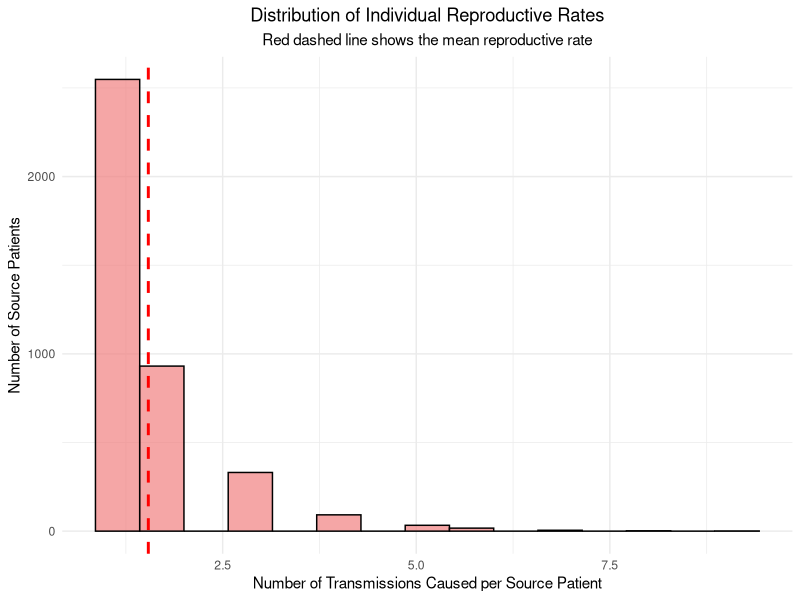
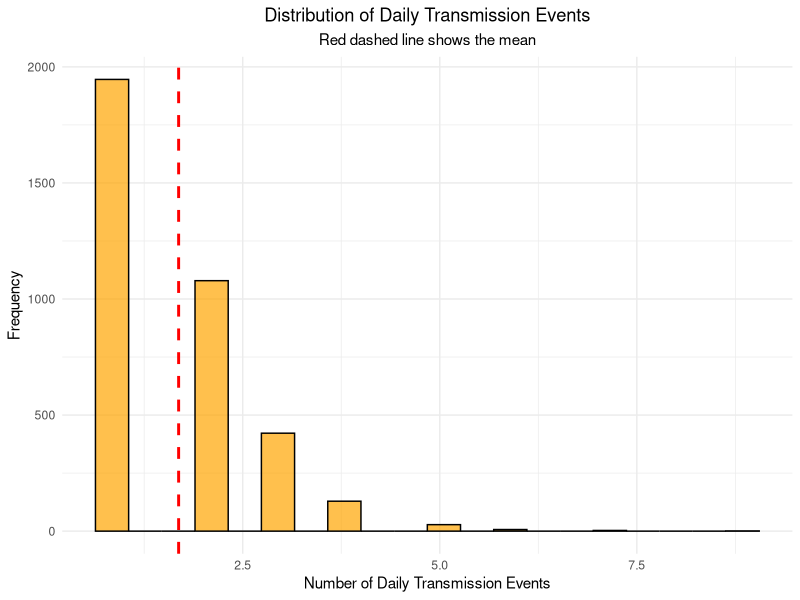
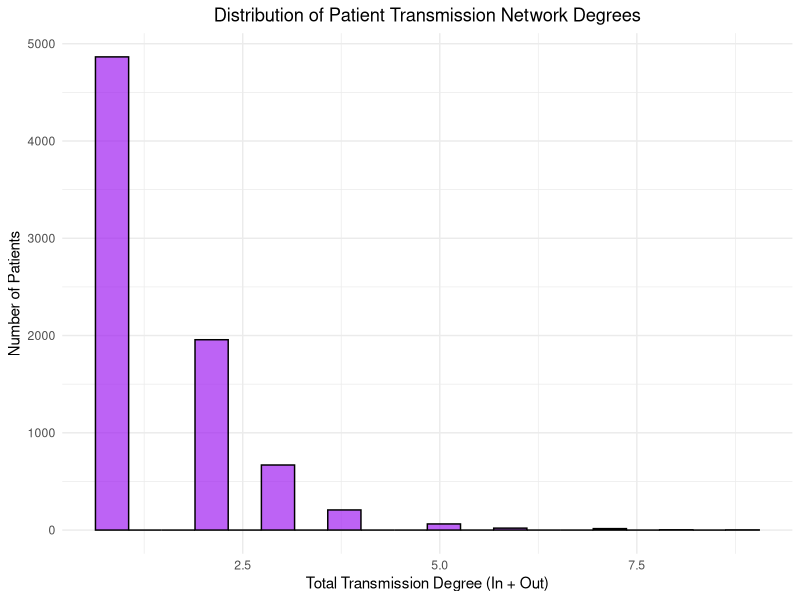

The R source for these figures, in order:
## ---- chunk 1
library(ggplot2)
library(dplyr)
library(knitr)
library(readr)
## ---- chunk 2
# Read the transmission data
transmissions_raw <- readLines("transmissions.txt")

# Parse the data
parse_transmission <- function(line) {
  time_match <- regexpr("Time: ([0-9.-]+)", line)
  if (time_match == -1) return(NULL)
  time_str <- regmatches(line, time_match)
  time <- as.numeric(sub("Time: ", "", time_str))
  
  patient1_match <- regexpr("Patient1: ([0-9]+)", line)
  if (patient1_match == -1) return(NULL)
  patient1_str <- regmatches(line, patient1_match)
  patient1_id <- sub("Patient1: ", "", patient1_str)
  
  patient2_match <- regexpr("Patient2: ([0-9]+)", line)
  if (patient2_match == -1) return(NULL)
  patient2_str <- regmatches(line, patient2_match)
  patient2_id <- sub("Patient2: ", "", patient2_str)
  
  data.frame(time = time, from_patient = patient1_id, to_patient = patient2_id)
}

# Parse all lines
transmission_list <- lapply(transmissions_raw, parse_transmission)
transmission_list <- transmission_list[!sapply(transmission_list, is.null)]
transmissions <- do.call(rbind, transmission_list)

# Convert time to day (floor of time)
transmissions$day <- floor(transmissions$time)

# Count transmissions per day
daily_transmissions <- transmissions %>%
  group_by(day) %>%
  summarise(
    total_transmissions = n(),
    unique_sources = n_distinct(from_patient),
    unique_recipients = n_distinct(to_patient),
    unique_patients = n_distinct(c(from_patient, to_patient)),
    .groups = 'drop'
  )
## ---- chunk 3
# Basic data info
total_transmissions <- nrow(transmissions)
unique_sources <- n_distinct(transmissions$from_patient)
unique_recipients <- n_distinct(transmissions$to_patient)
total_unique_patients <- n_distinct(c(transmissions$from_patient, transmissions$to_patient))
total_days <- max(daily_transmissions$day) - min(daily_transmissions$day) + 1
date_range <- paste("Day", min(daily_transmissions$day), "to Day", max(daily_transmissions$day))

# Calculate effective reproductive rate (Re)
# Re = average number of secondary infections per infected individual
effective_re <- total_transmissions / unique_sources

cat("Total transmission events:", total_transmissions, "\n")
cat("Unique source patients:", unique_sources, "\n")
cat("Unique recipient patients:", unique_recipients, "\n")
cat("Total unique patients involved:", total_unique_patients, "\n")
cat("Simulation period:", date_range, "\n")
cat("Total days:", total_days, "\n")
cat("Effective reproductive rate (Re):", round(effective_re, 3), "\n")
## ---- chunk 4
# Calculate descriptive statistics
stats_summary <- daily_transmissions %>%
  summarise(
    Mean = round(mean(total_transmissions), 2),
    Median = median(total_transmissions),
    SD = round(sd(total_transmissions), 2),
    Min = min(total_transmissions),
    Max = max(total_transmissions),
    Q1 = quantile(total_transmissions, 0.25),
    Q3 = quantile(total_transmissions, 0.75),
    IQR = Q3 - Q1
  )

kable(stats_summary, caption = "Descriptive Statistics for Daily Transmission Events")
## ---- chunk 5
# Analyze transmission activity by patient
source_activity <- transmissions %>%
  group_by(from_patient) %>%
  summarise(transmissions_caused = n(), .groups = 'drop')

# Calculate reproductive rate statistics
re_stats <- source_activity %>%
  summarise(
    `Mean Re per source` = round(mean(transmissions_caused), 3),
    `Median Re per source` = median(transmissions_caused),
    `SD Re per source` = round(sd(transmissions_caused), 3),
    `Min Re per source` = min(transmissions_caused),
    `Max Re per source` = max(transmissions_caused),
    `Overall Re` = round(sum(transmissions_caused) / n(), 3)
  )

kable(t(re_stats), col.names = "Value", caption = "Effective Reproductive Rate Statistics")
## ---- chunk 6
recipient_activity <- transmissions %>%
  group_by(to_patient) %>%
  summarise(infections_received = n(), .groups = 'drop')

# Summary of source activity
source_summary <- source_activity %>%
  group_by(transmissions_caused) %>%
  summarise(num_patients = n(), .groups = 'drop') %>%
  mutate(percentage = round(num_patients / nrow(source_activity) * 100, 1))

kable(head(source_summary, 10), 
      col.names = c("Transmissions Caused", "Number of Patients", "Percentage"),
      caption = "Distribution of Transmissions Caused per Source Patient (Top 10)")

# Summary of recipient activity
recipient_summary <- recipient_activity %>%
  group_by(infections_received) %>%
  summarise(num_patients = n(), .groups = 'drop') %>%
  mutate(percentage = round(num_patients / nrow(recipient_activity) * 100, 1))

kable(head(recipient_summary, 10), 
      col.names = c("Infections Received", "Number of Patients", "Percentage"),
      caption = "Distribution of Infections Received per Recipient Patient (Top 10)")
## ---- chunk 7
ggplot(source_activity, aes(x = transmissions_caused)) +
  geom_histogram(bins = 15, fill = "lightcoral", color = "black", alpha = 0.7) +
  geom_vline(aes(xintercept = mean(transmissions_caused)), 
             color = "red", linetype = "dashed", size = 1) +
  labs(
    x = "Number of Transmissions Caused per Source Patient",
    y = "Number of Source Patients",
    title = "Distribution of Individual Reproductive Rates",
    subtitle = "Red dashed line shows the mean reproductive rate"
  ) +
  theme_minimal() +
  theme(plot.title = element_text(hjust = 0.5),
        plot.subtitle = element_text(hjust = 0.5))
## ---- chunk 8
ggplot(daily_transmissions, aes(x = total_transmissions)) +
  geom_histogram(bins = 20, fill = "orange", color = "black", alpha = 0.7) +
  geom_vline(aes(xintercept = mean(total_transmissions)), 
             color = "red", linetype = "dashed", size = 1) +
  labs(
    x = "Number of Daily Transmission Events",
    y = "Frequency",
    title = "Distribution of Daily Transmission Events",
    subtitle = "Red dashed line shows the mean"
  ) +
  theme_minimal() +
  theme(plot.title = element_text(hjust = 0.5),
        plot.subtitle = element_text(hjust = 0.5))
## ---- chunk 9
# Create network analysis
all_patients <- unique(c(transmissions$from_patient, transmissions$to_patient))
out_degree <- table(factor(transmissions$from_patient, levels = all_patients))
in_degree <- table(factor(transmissions$to_patient, levels = all_patients))
total_degree <- out_degree + in_degree

degree_df <- data.frame(
  patient = names(total_degree),
  out_degree = as.numeric(out_degree),
  in_degree = as.numeric(in_degree),
  total_degree = as.numeric(total_degree)
)

# Plot degree distribution
ggplot(degree_df, aes(x = total_degree)) +
  geom_histogram(bins = 20, fill = "purple", color = "black", alpha = 0.7) +
  labs(
    x = "Total Transmission Degree (In + Out)",
    y = "Number of Patients",
    title = "Distribution of Patient Transmission Network Degrees"
  ) +
  theme_minimal() +
  theme(plot.title = element_text(hjust = 0.5))
